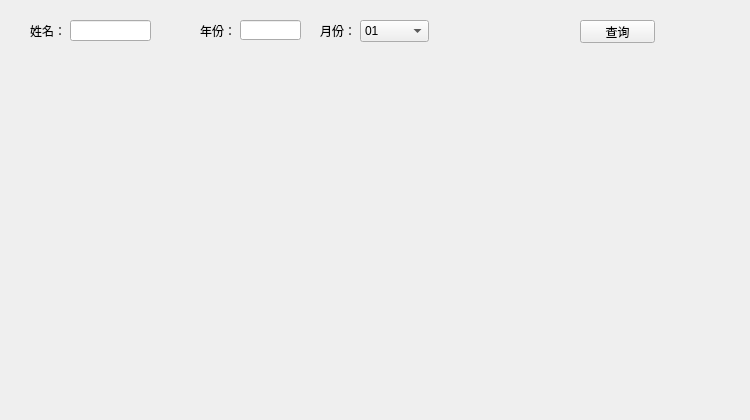
            <widget class="QWidget" name="pb_the_rate_of_attand_view">
             <widget class="QPushButton" name="pushButton_5">
              <property name="geometry">
               <rect>
                <x>580</x>
                <y>20</y>
                <width>75</width>
                <height>23</height>
               </rect>
              </property>
              <property name="text">
               <string>查询</string>
              </property>
             </widget>
             <widget class="QLineEdit" name="le_view_attendance_name">
              <property name="geometry">
               <rect>
                <x>70</x>
                <y>20</y>
                <width>81</width>
                <height>21</height>
               </rect>
              </property>
             </widget>
             <widget class="QLabel" name="label_6">
              <property name="geometry">
               <rect>
                <x>200</x>
                <y>20</y>
                <width>41</width>
                <height>21</height>
               </rect>
              </property>
              <property name="text">
               <string>年份：</string>
              </property>
             </widget>
             <widget class="QLabel" name="label_7">
              <property name="geometry">
               <rect>
                <x>30</x>
                <y>20</y>
                <width>41</width>
                <height>21</height>
               </rect>
              </property>
              <property name="text">
               <string>姓名：</string>
              </property>
             </widget>
             <widget class="QLabel" name="label_8">
              <property name="geometry">
               <rect>
                <x>320</x>
                <y>20</y>
                <width>41</width>
                <height>21</height>
               </rect>
              </property>
              <property name="text">
               <string>月份：</string>
              </property>
             </widget>
             <widget class="QLineEdit" name="le_view_attendance_year">
              <property name="geometry">
               <rect>
                <x>240</x>
                <y>20</y>
                <width>61</width>
                <height>20</height>
               </rect>
              </property>
             </widget>
             <widget class="QComboBox" name="le_view_attendance_month">
              <property name="geometry">
               <rect>
                <x>360</x>
                <y>20</y>
                <width>69</width>
                <height>22</height>
               </rect>
              </property>
              <item>
               <property name="text">
                <string>01</string>
               </property>
              </item>
              <item>
               <property name="text">
                <string>02</string>
               </property>
              </item>
              <item>
               <property name="text">
                <string>03</string>
               </property>
              </item>
              <item>
               <property name="text">
                <string>04</string>
               </property>
              </item>
              <item>
               <property name="text">
                <string>05</string>
               </property>
              </item>
              <item>
               <property name="text">
                <string>06</string>
               </property>
              </item>
              <item>
               <property name="text">
                <string>07</string>
               </property>
              </item>
              <item>
               <property name="text">
                <string>08</string>
               </property>
              </item>
              <item>
               <property name="text">
                <string>09</string>
               </property>
              </item>
              <item>
               <property name="text">
                <string>10</string>
               </property>
              </item>
              <item>
               <property name="text">
                <string>11</string>
               </property>
              </item>
              <item>
               <property name="text">
                <string>12</string>
               </property>
              </item>
             </widget>
             <widget class="Pie" name="wg_pie_show_attendance_Rate" native="true">
              <property name="geometry">
               <rect>
                <x>170</x>
                <y>70</y>
                <width>571</width>
                <height>341</height>
               </rect>
              </property>
             </widget>
            </widget>
